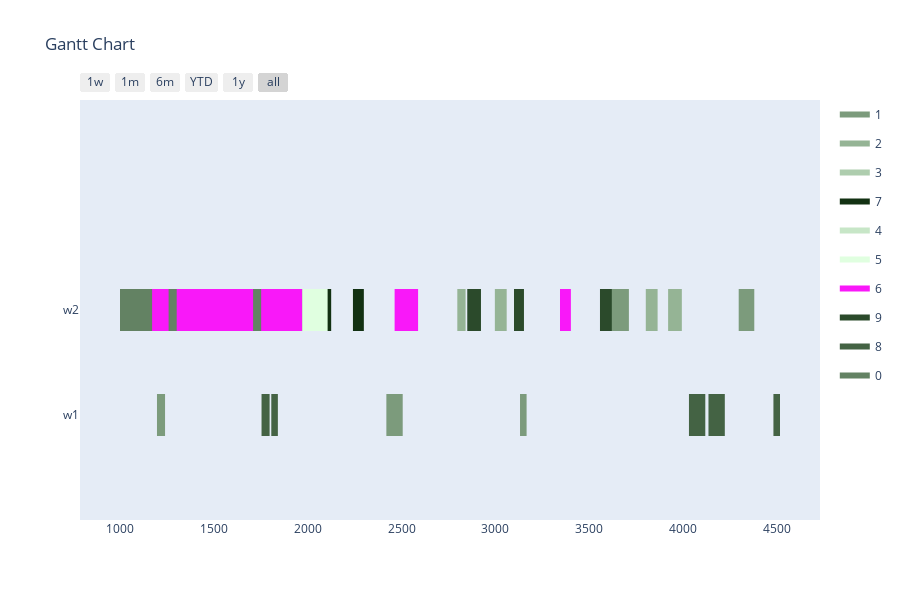

Source (notebook cell):
### Markdown cell above
Config 3 - Only valid mutations for time slots

### Code cell
optimizer = BaseGA(env)
optimizer.configure('tardiness', 'twopointcrossover', 'roulettewheel', 'onlyfeasibletimeslot')
last_time_slot = 0
for order in orders:
    if order[1] > last_time_slot:
        last_time_slot = order[1]
# all parameters after offspring_amount are optional (in this case -> verbose=True)
result, best_fitness_history, average_fitness_history, best_generation_history, feasible_gen = optimizer.optimize(orders, max_generations, earliest_time_slot, last_time_slot, population_size, offspring_amount, verbose=True)
workstation_assignments = reformat_result(result, orders, workstations, recipes, tasks)
visualize(workstation_assignments, best_fitness_history, average_fitness_history, best_generation_history, feasible_gen)

### Figure 1 — Plotly figure (JSON) as saved in the notebook; plotly's stock layout.template omitted (floating-point values rounded to 4 significant figures)
{"data": [{"fill": "toself", "fillcolor": "rgb(124, 155, 124)", "hoverinfo": "name", "legendgroup": "rgb(124, 155, 124)", "mode": "none", "name": "1", "type": "scatter", "x": [4296, 4379, 4379, 4296, 4296, 1157, 1252, 1252, 1157, 1157, 3616, 3711, 3711, 3616, 3616, 2419, 2506, 2506, 2419, 2419, 3131, 3166, 3166, 3131, 3131, 1197, 1240, 1240, 1197], "y": [0.8, 0.8, 1.2, 1.2, null, 0.8, 0.8, 1.2, 1.2, null, 0.8, 0.8, 1.2, 1.2, null, -0.2, -0.2, 0.2, 0.2, null, -0.2, -0.2, 0.2, 0.2, null, -0.2, -0.2, 0.2, 0.2]}, {"fill": "toself", "fillcolor": "rgb(149, 180, 149)", "hoverinfo": "name", "legendgroup": "rgb(149, 180, 149)", "mode": "none", "name": "2", "type": "scatter", "x": [3801, 3864, 3864, 3801, 3801, 3920, 3993, 3993, 3920, 3920, 2797, 2841, 2841, 2797, 2797, 2997, 3060, 3060, 2997], "y": [0.8, 0.8, 1.2, 1.2, null, 0.8, 0.8, 1.2, 1.2, null, 0.8, 0.8, 1.2, 1.2, null, 0.8, 0.8, 1.2, 1.2]}, {"fill": "toself", "fillcolor": "rgb(174, 205, 174)", "hoverinfo": "name", "legendgroup": "rgb(174, 205, 174)", "mode": "none", "name": "3", "type": "scatter", "x": [1183, 1256, 1256, 1183, 1183, 742, 815, 815, 742, 742, 1360, 1423, 1423, 1360, 1360, 780, 843, 843, 780], "y": [0.8, 0.8, 1.2, 1.2, null, 0.8, 0.8, 1.2, 1.2, null, 0.8, 0.8, 1.2, 1.2, null, 0.8, 0.8, 1.2, 1.2]}, {"fill": "toself", "fillcolor": "rgb(18, 49, 18)", "hoverinfo": "name", "legendgroup": "rgb(18, 49, 18)", "mode": "none", "name": "7", "type": "scatter", "x": [2066, 2124, 2124, 2066, 2066, 2241, 2299, 2299, 2241, 2241, 906, 1046, 1046, 906, 906, 2010, 2125, 2125, 2010, 2010, 987, 1030, 1030, 987, 987, 1900, 2015, 2015, 1900, 1900, 1690, 1830, 1830, 1690], "y": [0.8, 0.8, 1.2, 1.2, null, 0.8, 0.8, 1.2, 1.2, null, 0.8, 0.8, 1.2, 1.2, null, 0.8, 0.8, 1.2, 1.2, null, 0.8, 0.8, 1.2, 1.2, null, 0.8, 0.8, 1.2, 1.2, null, 0.8, 0.8, 1.2, 1.2]}, {"fill": "toself", "fillcolor": "rgb(199, 230, 199)", "hoverinfo": "name", "legendgroup": "rgb(199, 230, 199)", "mode": "none", "name": "4", "type": "scatter", "x": [268, 341, 341, 268, 268, 376, 449, 449, 376, 376, 582, 655, 655, 582, 582, 495, 568, 568, 495], "y": [0.8, 0.8, 1.2, 1.2, null, 0.8, 0.8, 1.2, 1.2, null, 0.8, 0.8, 1.2, 1.2, null, 0.8, 0.8, 1.2, 1.2]}, {"fill": "toself", "fillcolor": "rgb(224, 255, 224)", "hoverinfo": "name", "legendgroup": "rgb(224, 255, 224)", "mode": "none", "name": "5", "type": "scatter", "x": [1060, 1121, 1121, 1060, 1060, 1966, 2106, 2106, 1966, 1966, 1061, 1196, 1196, 1061, 1061, 620, 678, 678, 620, 620, 965, 1100, 1100, 965, 965, 596, 654, 654, 596, 596, 1557, 1600, 1600, 1557], "y": [0.8, 0.8, 1.2, 1.2, null, 0.8, 0.8, 1.2, 1.2, null, 0.8, 0.8, 1.2, 1.2, null, 0.8, 0.8, 1.2, 1.2, null, 0.8, 0.8, 1.2, 1.2, null, 0.8, 0.8, 1.2, 1.2, null, 0.8, 0.8, 1.2, 1.2]}, {"fill": "toself", "fillcolor": "rgb(249, 24, 249)", "hoverinfo": "name", "legendgroup": "rgb(249, 24, 249)", "mode": "none", "name": "6", "type": "scatter", "x": [684, 727, 727, 684, 684, 2463, 2588, 2588, 2463, 2463, 212, 337, 337, 212, 212, 1843, 1886, 1886, 1843, 1843, 980, 1120, 1120, 980, 980, 967, 1010, 1010, 967, 967, 3344, 3402, 3402, 3344], "y": [0.8, 0.8, 1.2, 1.2, null, 0.8, 0.8, 1.2, 1.2, null, 0.8, 0.8, 1.2, 1.2, null, 0.8, 0.8, 1.2, 1.2, null, 0.8, 0.8, 1.2, 1.2, null, 0.8, 0.8, 1.2, 1.2, null, 0.8, 0.8, 1.2, 1.2]}, {"fill": "toself", "fillcolor": "rgb(43, 74, 43)", "hoverinfo": "name", "legendgroup": "rgb(43, 74, 43)", "mode": "none", "name": "9", "type": "scatter", "x": [3099, 3152, 3152, 3099, 3099, 526, 589, 589, 526, 526, 3557, 3620, 3620, 3557, 3557, 2850, 2923, 2923, 2850], "y": [0.8, 0.8, 1.2, 1.2, null, 0.8, 0.8, 1.2, 1.2, null, 0.8, 0.8, 1.2, 1.2, null, 0.8, 0.8, 1.2, 1.2]}, {"fill": "toself", "fillcolor": "rgb(68, 99, 68)", "hoverinfo": "name", "legendgroup": "rgb(68, 99, 68)", "mode": "none", "name": "8", "type": "scatter", "x": [4031, 4118, 4118, 4031, 4031, 380, 455, 455, 380, 380, 1806, 1841, 1841, 1806, 1806, 4481, 4516, 4516, 4481, 4481, 4135, 4222, 4222, 4135, 4135, 1754, 1797, 1797, 1754], "y": [-0.2, -0.2, 0.2, 0.2, null, -0.2, -0.2, 0.2, 0.2, null, -0.2, -0.2, 0.2, 0.2, null, -0.2, -0.2, 0.2, 0.2, null, -0.2, -0.2, 0.2, 0.2, null, -0.2, -0.2, 0.2, 0.2]}, {"fill": "toself", "fillcolor": "rgb(99, 130, 99)", "hoverinfo": "name", "legendgroup": "rgb(99, 130, 99)", "mode": "none", "name": "0", "type": "scatter", "x": [866, 924, 924, 866, 866, 465, 605, 605, 465, 465, 745, 870, 870, 745, 745, 1000, 1125, 1125, 1000, 1000, 1709, 1752, 1752, 1709, 1709, 1036, 1171, 1171, 1036, 1036, 1259, 1302, 1302, 1259], "y": [0.8, 0.8, 1.2, 1.2, null, 0.8, 0.8, 1.2, 1.2, null, 0.8, 0.8, 1.2, 1.2, null, 0.8, 0.8, 1.2, 1.2, null, 0.8, 0.8, 1.2, 1.2, null, 0.8, 0.8, 1.2, 1.2, null, 0.8, 0.8, 1.2, 1.2]}, {"legendgroup": "rgb(124, 155, 124)", "marker": {"color": "rgb(124, 155, 124)", "opacity": 0, "size": 1}, "mode": "markers", "name": "", "showlegend": false, "text": [null, null, null, null, null, null, null, null, null, null, null, null], "type": "scatter", "x": [4296, 4379, 1157, 1252, 3616, 3711, 2419, 2506, 3131, 3166, 1197, 1240], "y": [1, 1, 1, 1, 1, 1, 0, 0, 0, 0, 0, 0]}, {"legendgroup": "rgb(149, 180, 149)", "marker": {"color": "rgb(149, 180, 149)", "opacity": 0, "size": 1}, "mode": "markers", "name": "", "showlegend": false, "text": [null, null, null, null, null, null, null, null], "type": "scatter", "x": [3801, 3864, 3920, 3993, 2797, 2841, 2997, 3060], "y": [1, 1, 1, 1, 1, 1, 1, 1]}, {"legendgroup": "rgb(174, 205, 174)", "marker": {"color": "rgb(174, 205, 174)", "opacity": 0, "size": 1}, "mode": "markers", "name": "", "showlegend": false, "text": [null, null, null, null, null, null, null, null], "type": "scatter", "x": [1183, 1256, 742, 815, 1360, 1423, 780, 843], "y": [1, 1, 1, 1, 1, 1, 1, 1]}, {"legendgroup": "rgb(18, 49, 18)", "marker": {"color": "rgb(18, 49, 18)", "opacity": 0, "size": 1}, "mode": "markers", "name": "", "showlegend": false, "text": [null, null, null, null, null, null, null, null, null, null, null, null, null, null], "type": "scatter", "x": [2066, 2124, 2241, 2299, 906, 1046, 2010, 2125, 987, 1030, 1900, 2015, 1690, 1830], "y": [1, 1, 1, 1, 1, 1, 1, 1, 1, 1, 1, 1, 1, 1]}, {"legendgroup": "rgb(199, 230, 199)", "marker": {"color": "rgb(199, 230, 199)", "opacity": 0, "size": 1}, "mode": "markers", "name": "", "showlegend": false, "text": [null, null, null, null, null, null, null, null], "type": "scatter", "x": [268, 341, 376, 449, 582, 655, 495, 568], "y": [1, 1, 1, 1, 1, 1, 1, 1]}, {"legendgroup": "rgb(224, 255, 224)", "marker": {"color": "rgb(224, 255, 224)", "opacity": 0, "size": 1}, "mode": "markers", "name": "", "showlegend": false, "text": [null, null, null, null, null, null, null, null, null, null, null, null, null, null], "type": "scatter", "x": [1060, 1121, 1966, 2106, 1061, 1196, 620, 678, 965, 1100, 596, 654, 1557, 1600], "y": [1, 1, 1, 1, 1, 1, 1, 1, 1, 1, 1, 1, 1, 1]}, {"legendgroup": "rgb(249, 24, 249)", "marker": {"color": "rgb(249, 24, 249)", "opacity": 0, "size": 1}, "mode": "markers", "name": "", "showlegend": false, "text": [null, null, null, null, null, null, null, null, null, null, null, null, null, null], "type": "scatter", "x": [684, 727, 2463, 2588, 212, 337, 1843, 1886, 980, 1120, 967, 1010, 3344, 3402], "y": [1, 1, 1, 1, 1, 1, 1, 1, 1, 1, 1, 1, 1, 1]}, {"legendgroup": "rgb(43, 74, 43)", "marker": {"color": "rgb(43, 74, 43)", "opacity": 0, "size": 1}, "mode": "markers", "name": "", "showlegend": false, "text": [null, null, null, null, null, null, null, null], "type": "scatter", "x": [3099, 3152, 526, 589, 3557, 3620, 2850, 2923], "y": [1, 1, 1, 1, 1, 1, 1, 1]}, {"legendgroup": "rgb(68, 99, 68)", "marker": {"color": "rgb(68, 99, 68)", "opacity": 0, "size": 1}, "mode": "markers", "name": "", "showlegend": false, "text": [null, null, null, null, null, null, null, null, null, null, null, null], "type": "scatter", "x": [4031, 4118, 380, 455, 1806, 1841, 4481, 4516, 4135, 4222, 1754, 1797], "y": [0, 0, 0, 0, 0, 0, 0, 0, 0, 0, 0, 0]}, {"legendgroup": "rgb(99, 130, 99)", "marker": {"color": "rgb(99, 130, 99)", "opacity": 0, "size": 1}, "mode": "markers", "name": "", "showlegend": false, "text": [null, null, null, null, null, null, null, null, null, null, null, null, null, null], "type": "scatter", "x": [866, 924, 465, 605, 745, 870, 1000, 1125, 1709, 1752, 1036, 1171, 1259, 1302], "y": [1, 1, 1, 1, 1, 1, 1, 1, 1, 1, 1, 1, 1, 1]}], "layout": {"height": 600, "hovermode": "closest", "showlegend": true, "title": {"text": "Gantt Chart"}, "xaxis": {"rangeselector": {"buttons": [{"count": 7, "label": "1w", "step": "day", "stepmode": "backward"}, {"count": 1, "label": "1m", "step": "month", "stepmode": "backward"}, {"count": 6, "label": "6m", "step": "month", "stepmode": "backward"}, {"count": 1, "label": "YTD", "step": "year", "stepmode": "todate"}, {"count": 1, "label": "1y", "step": "year", "stepmode": "backward"}, {"step": "all"}]}, "showgrid": false, "type": "date", "zeroline": false}, "yaxis": {"autorange": false, "range": [-1, 3], "showgrid": false, "ticktext": ["w1", "w2"], "tickvals": [0, 1], "zeroline": false}}}
